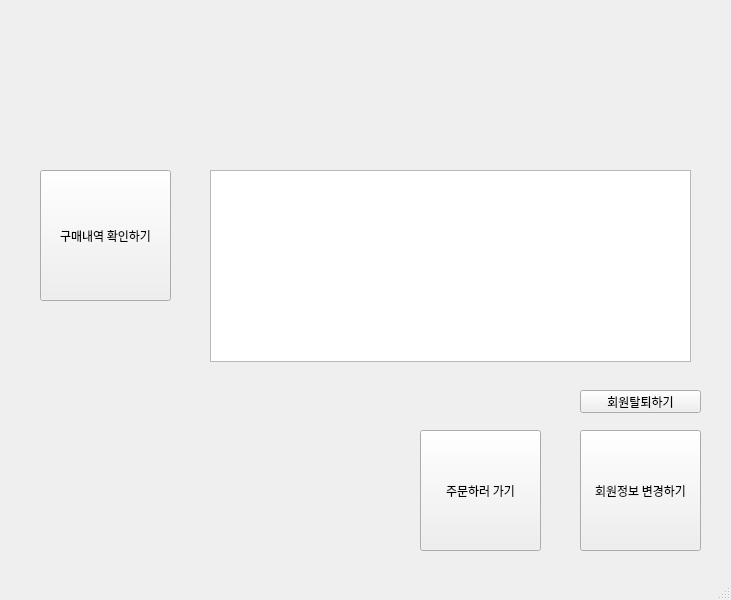
<?xml version="1.0" encoding="UTF-8"?>
<ui version="4.0">
 <class>MainWindow</class>
 <widget class="QMainWindow" name="MainWindow">
  <property name="geometry">
   <rect>
    <x>0</x>
    <y>0</y>
    <width>731</width>
    <height>600</height>
   </rect>
  </property>
  <property name="font">
   <font>
    <family>맑은 고딕</family>
   </font>
  </property>
  <property name="windowTitle">
   <string>스타벅스</string>
  </property>
  <property name="windowIcon">
   <iconset>
    <normaloff>logo.png</normaloff>logo.png</iconset>
  </property>
  <widget class="QWidget" name="centralwidget">
   <widget class="QLabel" name="label_hi">
    <property name="geometry">
     <rect>
      <x>10</x>
      <y>20</y>
      <width>691</width>
      <height>111</height>
     </rect>
    </property>
    <property name="font">
     <font>
      <pointsize>14</pointsize>
     </font>
    </property>
    <property name="text">
     <string/>
    </property>
   </widget>
   <widget class="QLabel" name="label_logo">
    <property name="geometry">
     <rect>
      <x>10</x>
      <y>430</y>
      <width>381</width>
      <height>121</height>
     </rect>
    </property>
    <property name="text">
     <string/>
    </property>
   </widget>
   <widget class="QPushButton" name="pushButton_jumoon">
    <property name="geometry">
     <rect>
      <x>420</x>
      <y>430</y>
      <width>121</width>
      <height>121</height>
     </rect>
    </property>
    <property name="text">
     <string>주문하러 가기</string>
    </property>
   </widget>
   <widget class="QPushButton" name="pushButton_gume">
    <property name="geometry">
     <rect>
      <x>40</x>
      <y>170</y>
      <width>131</width>
      <height>131</height>
     </rect>
    </property>
    <property name="text">
     <string>구매내역 확인하기</string>
    </property>
   </widget>
   <widget class="QPushButton" name="pushButton_change_m">
    <property name="geometry">
     <rect>
      <x>580</x>
      <y>430</y>
      <width>121</width>
      <height>121</height>
     </rect>
    </property>
    <property name="text">
     <string>회원정보 변경하기</string>
    </property>
   </widget>
   <widget class="QTextBrowser" name="textBrowser_g">
    <property name="geometry">
     <rect>
      <x>210</x>
      <y>170</y>
      <width>481</width>
      <height>192</height>
     </rect>
    </property>
   </widget>
   <widget class="QPushButton" name="pushButton_bye">
    <property name="geometry">
     <rect>
      <x>580</x>
      <y>390</y>
      <width>121</width>
      <height>23</height>
     </rect>
    </property>
    <property name="text">
     <string>회원탈퇴하기</string>
    </property>
   </widget>
  </widget>
  <widget class="QStatusBar" name="statusbar"/>
 </widget>
 <resources/>
 <connections/>
</ui>
